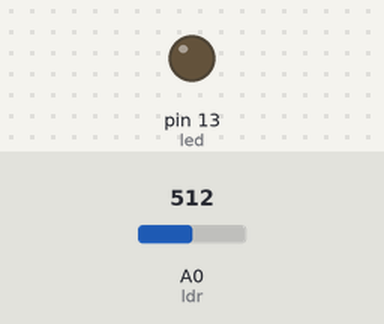
The sketch below on a simulated Arduino Uno, built with avr-gcc and run on an emulated ATmega328P. Shown: output pins drawn as LEDs (lit = HIGH). The test bench sets the inputs (shaded band); at power-on: A0 (ldr) = 512.

Above: at 1.2 s.
1.3 s: A0 (ldr) set to 492
At 1.8 s:
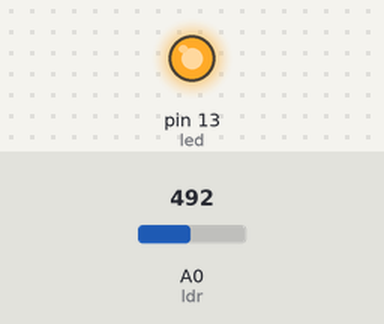
2.8 s: A0 (ldr) set to 510
At 4.0 s:
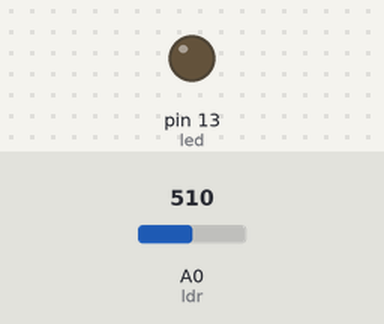
4.3 s: A0 (ldr) set to 490
At 5.2 s:
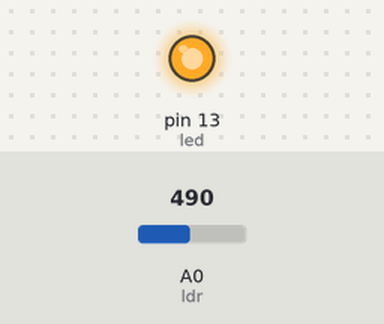
Timing chart, 0 to 7.3 s (numbered marks = the images above; inputs shaded):
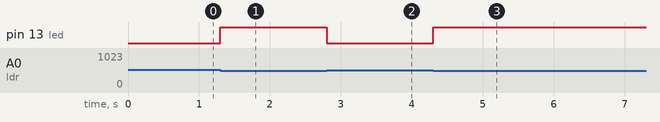

Measured:
- the behaviour switches between 501 and 500 on A0 (ldr) (found by bisection; images 0 and 1)
- after the input at 1.3 s, pin 13 (led): LOW → HIGH at once
- after the input at 2.8 s, pin 13 (led): HIGH → LOW at once
- after the input at 4.3 s, pin 13 (led): LOW → HIGH at once

The sketch:

LDR.ino
```cpp
//Define pins: 13 for LED and A0 for LDR
const int led = 13;
const int ldr = A0;

void setup () {
  pinMode(led, OUTPUT); //set led pin as output
  pinMode(ldr, INPUT);  //set ldr pin as input
}

void loop() {
  //Declare an integer variable ldrValue
  //read signal from ldr pin and store reading in ldrValue
  int ldrValue = analogRead(ldr);

  //reading range from 0 to 1023
  //if reading is less than 500 (DARK) turn on LED
  if (ldrValue <= 500) {
  digitalWrite(led, HIGH);
  }
  //else (there is enough light in the room) LED is off
  else {
    digitalWrite(led, LOW);
  }
}
```
